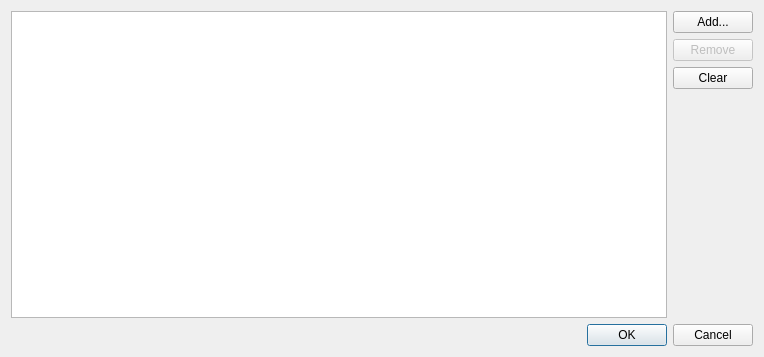
<?xml version="1.0" encoding="UTF-8"?>
<ui version="4.0">
 <class>LoadDialog</class>
 <widget class="QDialog" name="LoadDialog">
  <property name="geometry">
   <rect>
    <x>0</x>
    <y>0</y>
    <width>764</width>
    <height>357</height>
   </rect>
  </property>
  <property name="windowTitle">
   <string>Dialog</string>
  </property>
  <layout class="QVBoxLayout" name="verticalLayout_3">
   <item>
    <layout class="QVBoxLayout" name="verticalLayout_2">
     <item>
      <layout class="QHBoxLayout" name="horizontalLayout">
       <item>
        <widget class="QTableWidget" name="tableWidget">
         <property name="selectionMode">
          <enum>QAbstractItemView::SingleSelection</enum>
         </property>
        </widget>
       </item>
       <item>
        <layout class="QVBoxLayout" name="verticalLayout">
         <item>
          <widget class="QPushButton" name="addButton">
           <property name="text">
            <string>Add...</string>
           </property>
           <property name="flat">
            <bool>false</bool>
           </property>
          </widget>
         </item>
         <item>
          <widget class="QPushButton" name="removeButton">
           <property name="enabled">
            <bool>false</bool>
           </property>
           <property name="text">
            <string>Remove</string>
           </property>
          </widget>
         </item>
         <item>
          <widget class="QPushButton" name="clearButton">
           <property name="text">
            <string>Clear</string>
           </property>
          </widget>
         </item>
         <item>
          <spacer name="verticalSpacer">
           <property name="orientation">
            <enum>Qt::Vertical</enum>
           </property>
           <property name="sizeHint" stdset="0">
            <size>
             <width>20</width>
             <height>40</height>
            </size>
           </property>
          </spacer>
         </item>
        </layout>
       </item>
      </layout>
     </item>
     <item>
      <widget class="QDialogButtonBox" name="buttonBox">
       <property name="orientation">
        <enum>Qt::Horizontal</enum>
       </property>
       <property name="standardButtons">
        <set>QDialogButtonBox::Cancel|QDialogButtonBox::Ok</set>
       </property>
      </widget>
     </item>
    </layout>
   </item>
  </layout>
 </widget>
 <resources/>
 <connections>
  <connection>
   <sender>buttonBox</sender>
   <signal>accepted()</signal>
   <receiver>LoadDialog</receiver>
   <slot>accept()</slot>
   <hints>
    <hint type="sourcelabel">
     <x>248</x>
     <y>254</y>
    </hint>
    <hint type="destinationlabel">
     <x>157</x>
     <y>274</y>
    </hint>
   </hints>
  </connection>
  <connection>
   <sender>buttonBox</sender>
   <signal>rejected()</signal>
   <receiver>LoadDialog</receiver>
   <slot>reject()</slot>
   <hints>
    <hint type="sourcelabel">
     <x>316</x>
     <y>260</y>
    </hint>
    <hint type="destinationlabel">
     <x>286</x>
     <y>274</y>
    </hint>
   </hints>
  </connection>
 </connections>
</ui>
